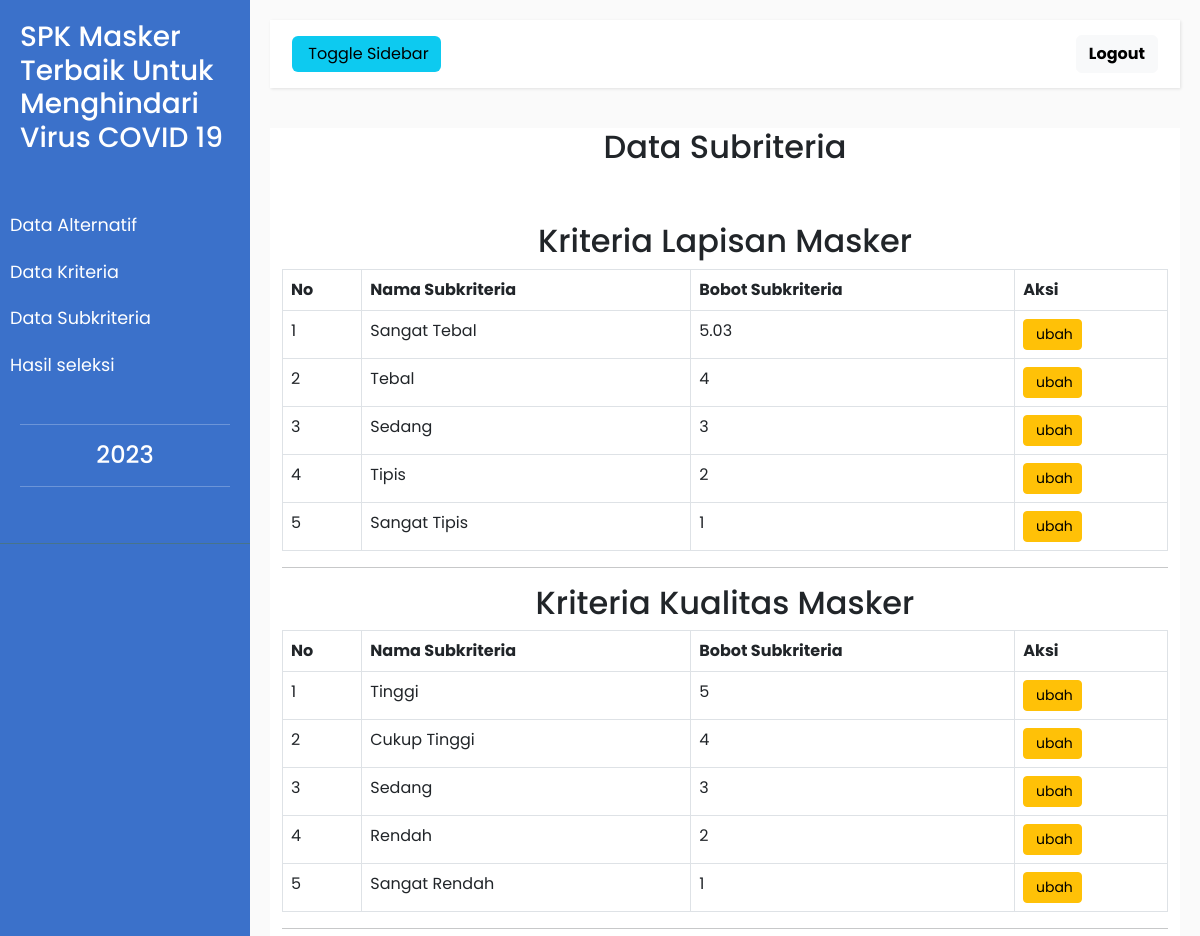
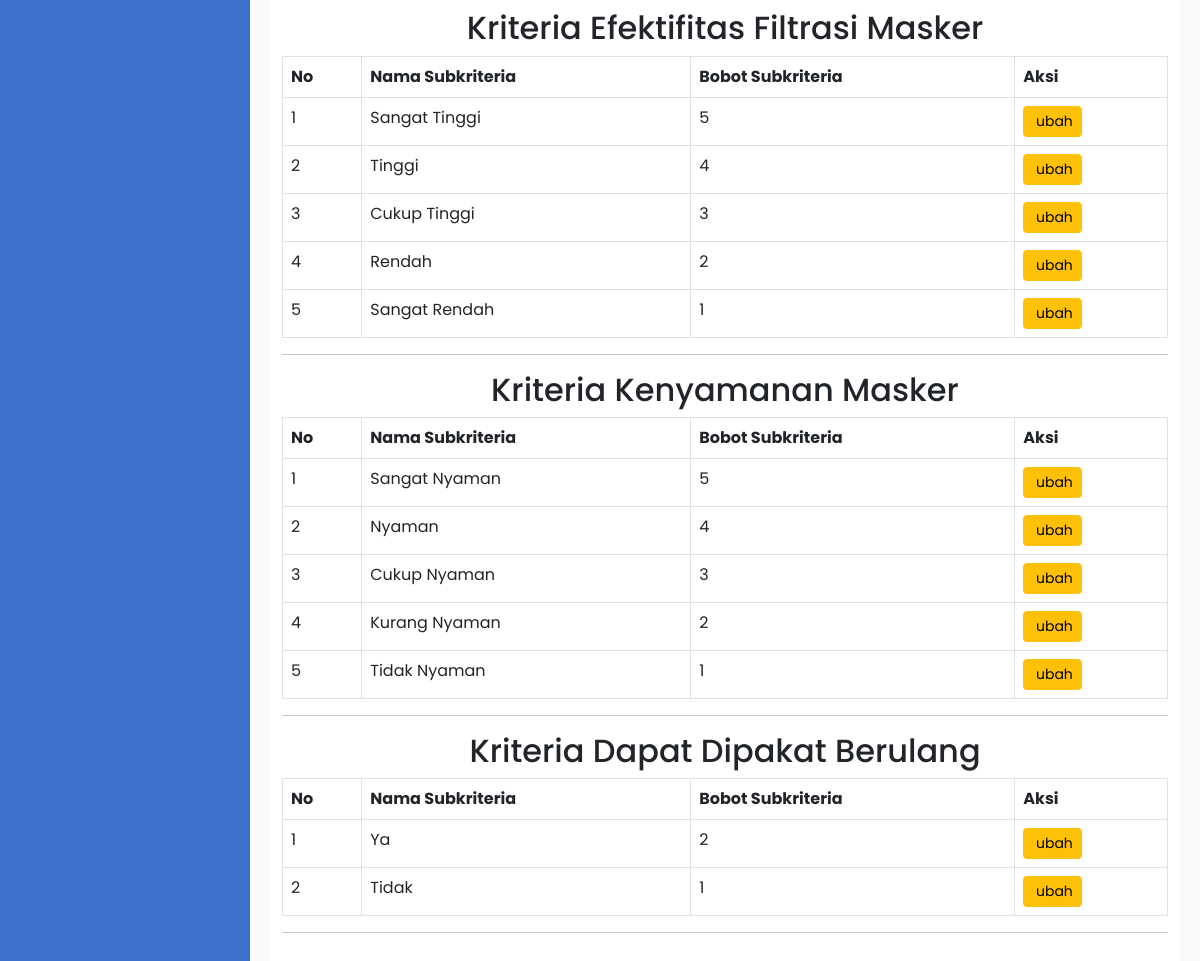
The app's page /admin/subkriteria/data_subkriteria.php with its own data (2 pictures, top to bottom).
### tables this page shows
CREATE TABLE `kriteria` (
  `id_kriteria` int(11) NOT NULL,
  `nama_kriteria` varchar(255) NOT NULL,
  `bobot_kriteria` double NOT NULL
);

CREATE TABLE `subkriteria` (
  `id_subkriteria` int(11) NOT NULL,
  `nama_subkriteria` varchar(255) NOT NULL,
  `bobot_subkriteria` double NOT NULL,
  `id_kriteria` int(11) NOT NULL
);

### admin/subkriteria/data_subkriteria.php (the view, shortened to what this page needs)
<?php
include "../../koneksi.php";
 ?>
<!DOCTYPE html>
<html>
    <head>
        <link rel="stylesheet" href="../..\assets\bootstrap\css\bootstrap.css">
        <link href="../../assets/bootstrap/css/bootstrap.min.css" rel="stylesheet">
        <link rel="stylesheet" href="../../assets/admin/admin.css">
    </head>
    <body>
        <div class="wrapper">
            <nav id="sidebar">
                <div class="sidebar-header">
                    <a href="../index-admin.php">
                    <h3>SPK Masker Terbaik Untuk Menghindari Virus COVID 19</h3>
                        </a></strong>
                </div>
                <ul class="list-unstyled components">
                    <li>
                        <a href="../alternatif/data_masker.php" >Data Alternatif</a>
                        <a href="../kriteria/data_kriteria.php" >Data Kriteria</a>
                        <a href="data_subkriteria.php" >Data Subkriteria</a>
                        <a href="../perhitungan/hasil_perhitungan.php" >Hasil seleksi</a>
                    </li>
                <ul class="list-unstyled CTAs">
                    <hr>
                    <center>
                        <h4><?php echo date('Y') ?></h4>
                    </center>
                    <hr>
                </ul>
            </nav>
            <div id="content">
                <nav class="navbar navbar-default">
                    <div class="container-fluid">
                        <div class="navbar-header">
                            <button type="button" id="sidebarCollapse" class="btn btn-info navbar-btn">
                                <span>Toggle Sidebar</span>
                            </button>
                        </div>
                        <ul class="nav navbar-nav navbar-right">
                                    <li>
                                        <a href="../keluar.php" class="btn btn-light fw-bold">Logout</a>
                                    </li>
                        </ul>
                    </div>
                </nav>
                <center>
                <div class="container" style="background-color:white;">
     <div class="panel">
        <center>
<div class="panel-heading">
                <center>
                <h2>Data Subriteria</h2>
                </center>
                 <br>
            </div>
            <br>
            <div class="panel-body">
            <?php
            $sql = "SELECT * FROM kriteria";
            foreach ($dbh->query($sql) as $data) :
            ?>
                <div class="panel-heading">
                    <h2>Kriteria <?php echo $data['nama_kriteria'] ?></h2>
                </div>
                <table class="table  table-hover table-bordered"  style="text-align:justify">
                    <thead>
                        <tr>
                            <th>No</th>
                            <th>Nama Subkriteria</th>
                            <th>Bobot Subkriteria</th>
                            <th>Aksi</th>
                        </tr>
                    </thead>
                    <tbody>
                        <?php
                            $sql1 = "SELECT * FROM subkriteria where id_kriteria = '$data[id_kriteria]'";
                            $no  = 1;
                            foreach ($dbh->query($sql1) as $data1) :
                         ?>
                        <tr>
                         <td><?php echo $no; ?></td>
                         <td><?php echo $data1['nama_subkriteria'] ?></td>
                         <td><?php echo $data1['bobot_subkriteria'] ?></td>
                         <td>
                            <a href="edit_subkriteria.php?subkriteria=<?php echo $data1['id_subkriteria'] ?>" class="btn btn-warning btn-sm btn-fill btn-block">
                              <span>ubah</span>
                            </a>
                        </td>
                        </tr>
                         <?php
                                    $no++;
                                    endforeach;
                          ?>
                    </tbody>
                </table>
                <hr>
                <?php
                                    endforeach;
                          ?>
            </div>
        </center>
     <br>
     </div>
 </div>
                </div>
        </div>
    </body>
</html>
</body>
</html>

### assets/admin/admin.css (style rules this page uses)
body { font-family: 'Poppins', sans-serif; background: #fafafa; }
a, a:hover, a:focus { color: inherit; text-decoration: none; transition: all 0.3s; }
.navbar { padding: 15px 10px; background: #fff; border: none; border-radius: 0; margin-bottom: 40px; box-shadow: 1px 1px 3px rgba(0, 0, 0, 0.1); }
.navbar-btn { box-shadow: none; outline: none !important; border: none; }
i, span { display: inline-block; }
.wrapper { display: flex; align-items: stretch; }
#sidebar { min-width: 250px; max-width: 250px; background: #3B71CA; color: #fff; transition: all 0.3s; }
#sidebar ul li a { text-align: left; }
#sidebar .sidebar-header { padding: 20px; background: #3B71CA; }
#sidebar ul.components { padding: 20px 0; border-bottom: 1px solid #47748b; }
#sidebar ul li a { padding: 10px; font-size: 1.1em; display: block; }
ul.CTAs { padding: 20px; }
#content { width: 100vw; padding: 20px; min-height: 100vh; transition: all 0.3s; }

### records on screen
kriteria: nama_kriteria "Lapisan Masker"
subkriteria: nama_subkriteria "Sangat Tebal", bobot_subkriteria "5.03"
subkriteria: nama_subkriteria "Tebal", bobot_subkriteria "4"
subkriteria: nama_subkriteria "Sedang", bobot_subkriteria "3"
subkriteria: nama_subkriteria "Tipis", bobot_subkriteria "2"
subkriteria: nama_subkriteria "Sangat Tipis", bobot_subkriteria "1"
kriteria: nama_kriteria "Kualitas Masker"
subkriteria: nama_subkriteria "Tinggi", bobot_subkriteria "5"
subkriteria: nama_subkriteria "Cukup Tinggi", bobot_subkriteria "4"
subkriteria: nama_subkriteria "Sedang", bobot_subkriteria "3"
subkriteria: nama_subkriteria "Rendah", bobot_subkriteria "2"
subkriteria: nama_subkriteria "Sangat Rendah", bobot_subkriteria "1"
kriteria: nama_kriteria "Efektifitas Filtrasi Masker"
subkriteria: nama_subkriteria "Sangat Tinggi", bobot_subkriteria "5"
subkriteria: nama_subkriteria "Tinggi", bobot_subkriteria "4"
subkriteria: nama_subkriteria "Cukup Tinggi", bobot_subkriteria "3"
subkriteria: nama_subkriteria "Rendah", bobot_subkriteria "2"
subkriteria: nama_subkriteria "Sangat Rendah", bobot_subkriteria "1"
kriteria: nama_kriteria "Kenyamanan Masker"
subkriteria: nama_subkriteria "Sangat Nyaman", bobot_subkriteria "5"
subkriteria: nama_subkriteria "Nyaman", bobot_subkriteria "4"
subkriteria: nama_subkriteria "Cukup Nyaman", bobot_subkriteria "3"
subkriteria: nama_subkriteria "Kurang Nyaman", bobot_subkriteria "2"
subkriteria: nama_subkriteria "Tidak Nyaman", bobot_subkriteria "1"
kriteria: nama_kriteria "Dapat Dipakat Berulang"
subkriteria: nama_subkriteria "Ya", bobot_subkriteria "2"
subkriteria: nama_subkriteria "Tidak", bobot_subkriteria "1"
